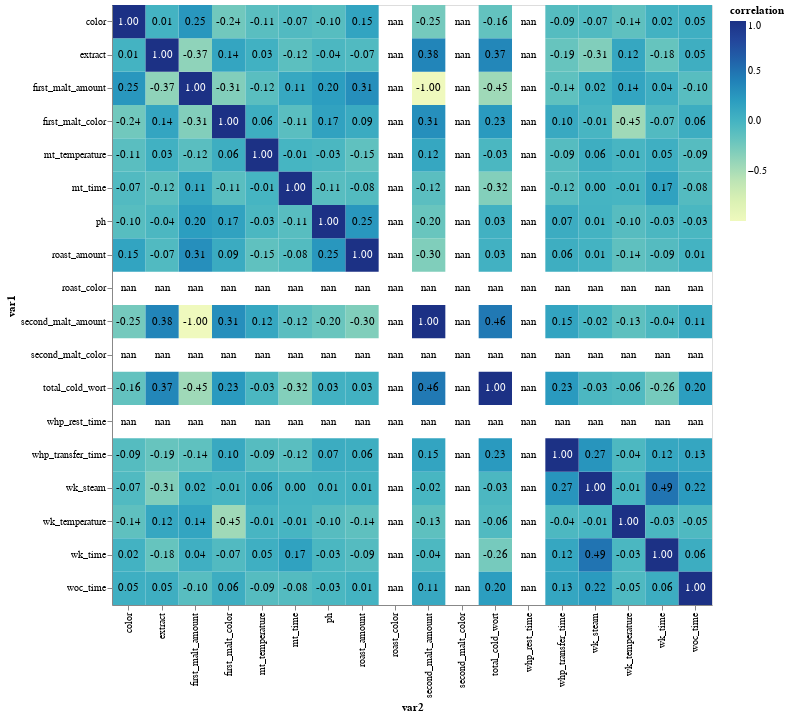

This figure's notebook cell:
### Code cell
#correlation matrix
corrMatrix = df.corr().reset_index().melt('index')
corrMatrix.columns = ['var1', 'var2', 'correlation']
corrMatrix['correlation_label']= corrMatrix['correlation'].map('{:.2f}'.format)
corrMatrix
base = alt.Chart(corrMatrix).encode(
    x='var2:O',
    y='var1:O'
)
#text layer w/ correlation labels
text = base.mark_text().encode(
    text = 'correlation_label',
    color=alt.condition(
    alt.datum.correlation>0.5,
    alt.value('white'),
    alt.value('black')
    )
)

#the correlation heatmap itself
cor_plot = base.mark_rect().encode(
    color = 'correlation:Q'
).properties(
    width=600,
    height=600
)

cor_plot + text

### Figure 1 — Vega-Lite specification as saved in the notebook (floating-point values rounded to 4 significant figures; data arrays with more than 128 entries replaced by an {"elided": "..."} marker saying what was removed)
{"config": {"view": {"continuousWidth": 400, "continuousHeight": 300}}, "layer": [{"mark": "rect", "encoding": {"color": {"type": "quantitative", "field": "correlation"}, "x": {"type": "ordinal", "field": "var2"}, "y": {"type": "ordinal", "field": "var1"}}, "height": 600, "width": 600}, {"mark": "text", "encoding": {"color": {"condition": {"value": "white", "test": "(datum.correlation > 0.5)"}, "value": "black"}, "text": {"type": "nominal", "field": "correlation_label"}, "x": {"type": "ordinal", "field": "var2"}, "y": {"type": "ordinal", "field": "var1"}}}], "data": {"name": "data-e8bdd126ed72ed1dea4d4b8806445afe"}, "$schema": "https://vega.github.io/schema/vega-lite/v4.8.1.json", "datasets": {"data-e8bdd126ed72ed1dea4d4b8806445afe": {"elided": "324 records"}}}
